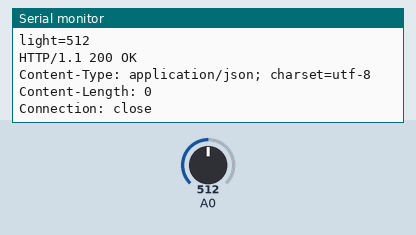
This sketch was run on a simulated ESP8266 (NodeMCU). Shown: the last lines printed to the serial monitor. The inputs (shaded band) are chosen by the test bench; at power-on: A0 = 512. WiFi joins after 1.5 s; servers stay silent unless stated; uploads are accepted with an empty reply.

Above: at 2.7 s.
2.8 s: A0 set to 716
At 7.94 s:
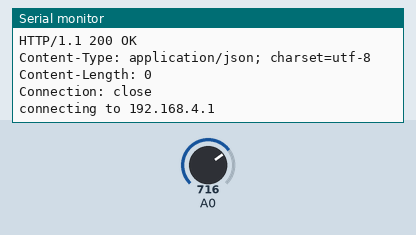
9.8 s: A0 set to 900
At 15.1 s:
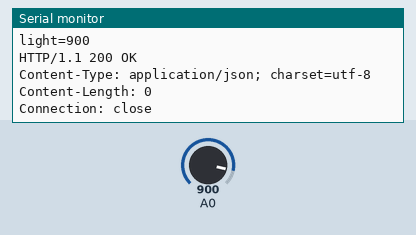
Timing chart, 0 to 16.6 s (numbered marks = the images above; inputs shaded):
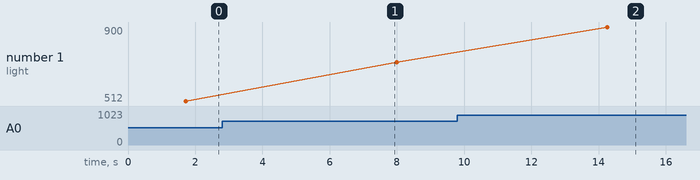

Measured:
- after the input at 9.8 s, the serial monitor: prints a new line after 4.5 s (image 2)
- plotted number 1: 512 → 716 after the input at 2.8 s, 716 → 900 after the input at 9.8 s

The sketch:

client.ino
```cpp
#include <ESP8266WiFi.h>
#include <WiFiClient.h>

const char* host = "192.168.4.1";
int heartbeat = 0;

void setup() {
  Serial.begin(115200);
  delay(10);
  WiFi.mode(WIFI_STA);
  WiFi.begin("ESP_D54736");

  while (WiFi.status() != WL_CONNECTED) {
    delay(500);
    Serial.print(".");
  }
  Serial.println("");
  Serial.println("WiFi connected");
  Serial.println("IP address: ");
  Serial.println(WiFi.localIP());
  pinMode(A0, INPUT);
}

void postDataToServer(String PostData){
  Serial.print("connecting to ");
  Serial.println(host);
  WiFiClient client;
  const int httpPort = 80;
  if (!client.connect("192.168.4.1", httpPort)) {
    Serial.println("connection failed");
    return;
  }
  client.println("POST /data HTTP/1.1");
  client.println("Host: 192.168.4.1");
  client.println("Cache-Control: no-cache");
  client.println("Content-Type: application/x-www-form-urlencoded");
  client.print("Content-Length: ");
  client.println(PostData.length());
  client.println();
  client.println(PostData);
  Serial.println(PostData);
  delay(10);
  while(client.available()){
    String line = client.readStringUntil('\r');
    Serial.print(line);
  }
}

void loop() {
  int light = analogRead(A0);
  postDataToServer("light="+String(light));
  delay(5000);
}
```
